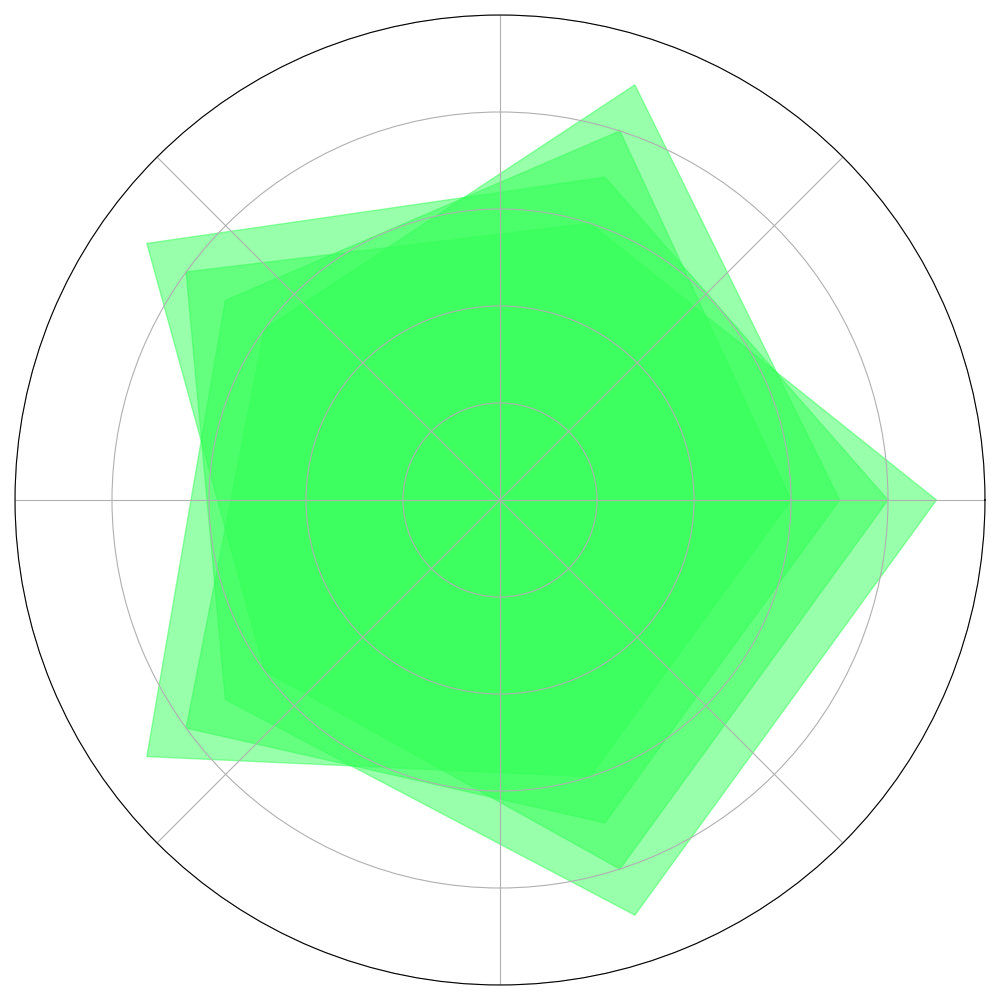

Here is the Python script that generated this plot:
import numpy as np
import matplotlib.pyplot as plt
from math import pi

skills = ['Leadership', 'Technical Expertise', 'Physical Fitness', 'Medical Knowledge', 'Problem Solving']
num_skills = len(skills)

teams_scores = {
    'Alpha Centauri': [8, 7, 9, 6, 8],
    'Galactic Voyagers': [7, 9, 6, 8, 7],
    'Solar Pioneers': [9, 6, 8, 7, 9],
    'Lunar Legends': [6, 8, 7, 9, 6],
}

fig, ax = plt.subplots(figsize=(10, 10), subplot_kw=dict(polar=True))

angles = np.linspace(0, 2 * pi, num_skills, endpoint=False).tolist()
angles += angles[:1]

single_color = '#33ff57'  # Single color for all data groups
for team, scores in teams_scores.items():
    scores += scores[:1]
    ax.fill(angles, scores, alpha=0.5, color=single_color)

ax.set_yticklabels([])  
ax.set_xticklabels([])  

plt.ylim(0, 10)

plt.tight_layout()

plt.show()
